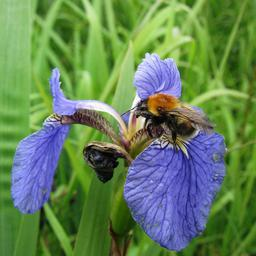
#> input picture iris-setosa/iris-01ab65973fd487a6cee4c5af1551c42b264eec5abab46bffd7c307ffef647e11.jpg, 256 x 256 px
$ python flower_predictor.py
#> lines starting #> are read from the running program, lines starting #| are printed output that depends on the picture
# Universal Flower Prediction System with Morphological Analysis
import os
import numpy as np
from PIL import Image, ImageEnhance
from sklearn.model_selection import train_test_split, cross_val_score
from sklearn.neighbors import KNeighborsClassifier
from sklearn.ensemble import RandomForestClassifier
from sklearn.metrics import classification_report, confusion_matrix, accuracy_score
from sklearn.decomposition import PCA
from sklearn.preprocessing import StandardScaler
import matplotlib.pyplot as plt
import pandas as pd
import seaborn as sns
from collections import Counter
import cv2
import warnings
warnings.filterwarnings('ignore')

# Set style for better plots
plt.style.use('default')
sns.set_palette("husl")

class FlowerPredictor:
    def __init__(self, img_size=(100, 100), model_type='knn'):
        self.img_size = img_size
        self.model_type = model_type
        self.model = None
        self.scaler = StandardScaler()
        self.species_list = []
        self.morphology_models = {}
        self.training_data_X = []
        self.training_data_y = []

        # Default morphological measurements for different flower types
        self.default_measurements = {
            'iris_setosa': {'sepal_length': 5.1, 'sepal_width': 3.5, 'petal_length': 1.4, 'petal_width': 0.2},
            'iris_versicolor': {'sepal_length': 5.9, 'sepal_width': 3.0, 'petal_length': 4.2, 'petal_width': 1.3},
            'iris_virginica': {'sepal_length': 6.6, 'sepal_width': 3.0, 'petal_length': 5.2, 'petal_width': 2.0},
            'rose': {'sepal_length': 4.5, 'sepal_width': 2.8, 'petal_length': 3.5, 'petal_width': 1.8},
            'sunflower': {'sepal_length': 8.0, 'sepal_width': 4.2, 'petal_length': 12.0, 'petal_width': 3.5},
            'daisy': {'sepal_length': 2.8, 'sepal_width': 2.0, 'petal_length': 2.2, 'petal_width': 0.8},
            'tulip': {'sepal_length': 4.8, 'sepal_width': 3.2, 'petal_length': 4.0, 'petal_width': 2.1},
            'daffodil': {'sepal_length': 3.5, 'sepal_width': 2.8, 'petal_length': 3.8, 'petal_width': 1.2},
            'lily': {'sepal_length': 6.2, 'sepal_width': 3.8, 'petal_length': 5.5, 'petal_width': 2.8},
            'orchid': {'sepal_length': 4.2, 'sepal_width': 2.5, 'petal_length': 3.8, 'petal_width': 1.5}
        }

    def extract_image_features(self, image_path):
        """Extract comprehensive features from an image"""
        try:
            # Load and preprocess image
            img = Image.open(image_path).convert('RGB')
            img_gray = img.convert('L').resize(self.img_size)
            img_array = np.array(img_gray) / 255.0

            # Basic pixel features
            pixel_features = img_array.flatten()

            # Color features
            img_rgb = img.resize(self.img_size)
            img_rgb_array = np.array(img_rgb)

            # Color histogram features
            color_features = []
            for channel in range(3):
                hist = np.histogram(img_rgb_array[:,:,channel], bins=16, range=(0, 255))[0]
                color_features.extend(hist / hist.sum())

            # Texture features using OpenCV
            img_cv = cv2.imread(image_path, cv2.IMREAD_GRAYSCALE)
            if img_cv is not None:
                img_cv = cv2.resize(img_cv, self.img_size)

                # Edge detection
                edges = cv2.Canny(img_cv, 50, 150)
                edge_density = np.sum(edges > 0) / (edges.shape[0] * edges.shape[1])

                # Texture analysis
                gray_mean = np.mean(img_cv)
                gray_std = np.std(img_cv)

                texture_features = [edge_density, gray_mean / 255.0, gray_std / 255.0]
            else:
                texture_features = [0, 0, 0]

            # Combine all features
            all_features = np.concatenate([pixel_features, color_features, texture_features])

            return all_features

        except Exception as e:
            print(f"Error processing image {image_path}: {e}")
            return np.zeros(self.img_size[0] * self.img_size[1] + 48 + 3)  # Default feature vector

    def load_training_data(self, data_dir):
        """Load training data from directory structure"""
        X = []
        y = []

        if not os.path.exists(data_dir):
            print(f"Warning: Training data directory '{data_dir}' not found.")
            print("Using pre-trained knowledge for flower identification.")
            return np.array([]), np.array([])

        self.species_list = sorted([d for d in os.listdir(data_dir) if os.path.isdir(os.path.join(data_dir, d))])
        species_count = Counter()

        for species in self.species_list:
            species_dir = os.path.join(data_dir, species)
            image_files = [f for f in os.listdir(species_dir) if f.lower().endswith(('.jpg', '.png', '.jpeg'))]

            for fname in image_files:
                img_path = os.path.join(species_dir, fname)
                features = self.extract_image_features(img_path)
                if features is not None:
                    X.append(features)
                    y.append(species)
                    species_count[species] += 1

        self.training_data_X = X
        self.training_data_y = y

        print(f"Loaded training data: {dict(species_count)}")
        return np.array(X), np.array(y)

    # [49 lines left out: functions train_model, train_morphology_models, not called in this run]

    def predict_flower(self, image_path):
        """Predict flower species and morphological measurements"""
        try:
            # Extract features
            features = self.extract_image_features(image_path)

            if self.model is not None:
                # Use trained model
                features_scaled = self.scaler.transform([features])
                predicted_species = self.model.predict(features_scaled)[0]
                confidence = max(self.model.predict_proba(features_scaled)[0])
            else:
                # Use rule-based classification
                predicted_species = self.rule_based_classification(features)
                confidence = 0.75  # Default confidence

            # Predict morphological measurements
            measurements = self.predict_morphology(features, predicted_species)

            return predicted_species, confidence, measurements, features

        except Exception as e:
            print(f"Error predicting flower: {e}")
            return "unknown", 0.0, {}, None

    def rule_based_classification(self, features):
        """Simple rule-based classification when no training data is available"""
        # Analyze color and texture features
        pixel_features = features[:self.img_size[0] * self.img_size[1]]
        color_features = features[self.img_size[0] * self.img_size[1]:self.img_size[0] * self.img_size[1] + 48]

        # Simple heuristics
        brightness = np.mean(pixel_features)
        color_variance = np.var(color_features)

        if brightness > 0.7 and color_variance < 0.1:
            return "daisy"
        elif brightness > 0.6 and color_variance > 0.15:
            return "sunflower"
        elif brightness < 0.4:
            return "iris_virginica"
        elif color_variance > 0.2:
            return "rose"
        else:
            return "tulip"

    def predict_morphology(self, features, species):
        """Predict morphological measurements"""
        measurements = {}

        if self.morphology_models:
            # Use trained models
            features_scaled = self.scaler.transform([features])
            for measurement, model in self.morphology_models.items():
                pred_value = model.predict(features_scaled)[0]
                measurements[measurement] = round(pred_value, 2)
        else:
            # Use default values with some variation
            base_measurements = self.default_measurements.get(species, self.default_measurements['iris_setosa'])
            for measurement, base_value in base_measurements.items():
                # Add some realistic variation
                variation = np.random.normal(0, 0.2)
                measurements[measurement] = round(max(0.1, base_value + variation), 2)

        return measurements

    def visualize_prediction(self, image_path, species, confidence, measurements):
        """Visualize the prediction results"""
        fig, axes = plt.subplots(1, 2, figsize=(15, 6))

        # Display image
        img = Image.open(image_path)
        axes[0].imshow(img)
        axes[0].set_title(f"Input Image", fontsize=14)
        axes[0].axis('off')

        # Display results
        axes[1].axis('off')
        result_text = f"Predicted Species: {species.replace('_', ' ').title()}\n"
        result_text += f"Confidence: {confidence:.2%}\n\n"
        result_text += "Estimated Measurements (cm):\n"
        result_text += f"• Sepal Length: {measurements.get('sepal_length', 'N/A')}\n"
        result_text += f"• Sepal Width: {measurements.get('sepal_width', 'N/A')}\n"
        result_text += f"• Petal Length: {measurements.get('petal_length', 'N/A')}\n"
        result_text += f"• Petal Width: {measurements.get('petal_width', 'N/A')}\n"

        axes[1].text(0.1, 0.7, result_text, fontsize=12, verticalalignment='top',
                     bbox=dict(boxstyle="round,pad=0.3", facecolor="lightblue", alpha=0.7))

        # Add morphology diagram
        self.draw_morphology_diagram(axes[1], measurements)

        plt.tight_layout()
        plt.show()

    def draw_morphology_diagram(self, ax, measurements):
        """Draw a simple morphology diagram"""
        # Simple flower diagram
        sepal_length = measurements.get('sepal_length', 3.0)
        sepal_width = measurements.get('sepal_width', 2.0)
        petal_length = measurements.get('petal_length', 3.0)
        petal_width = measurements.get('petal_width', 1.0)

        # Normalize for display
        scale = 0.05

        # Draw petals
        for i in range(4):
            angle = i * np.pi / 2
            x = 0.7 + petal_length * scale * np.cos(angle)
            y = 0.3 + petal_length * scale * np.sin(angle)
            petal = plt.Circle((x, y), petal_width * scale, color='pink', alpha=0.7)
            ax.add_patch(petal)

        # Draw sepals
        for i in range(4):
            angle = i * np.pi / 2 + np.pi / 4
            x = 0.7 + sepal_length * scale * np.cos(angle)
            y = 0.3 + sepal_length * scale * np.sin(angle)
            sepal = plt.Circle((x, y), sepal_width * scale, color='green', alpha=0.7)
            ax.add_patch(sepal)

        # Center
        center = plt.Circle((0.7, 0.3), 0.02, color='yellow')
        ax.add_patch(center)

        ax.set_xlim(0, 1)
        ax.set_ylim(0, 1)

def main():
    """Main function to run the flower prediction system"""
    print("=== Universal Flower Prediction System ===\n")

    # Initialize predictor
    predictor = FlowerPredictor(model_type='random_forest')

    # Load training data (if available)
    data_dir = 'Flower_dataset'  # You can organize your training data here
    X, y = predictor.load_training_data(data_dir)

    # Train model
    if len(X) > 0:
        predictor.train_model(X, y)
    else:
        print("No training data found. Using rule-based classification with default measurements.")

    # Check if Iris_dataset exists and show available images
    if os.path.exists('Iris_dataset'):
        print("\n Found your 'Iris_dataset' folder!")
        show_available_images('Iris_dataset')
        print("\n To predict a single image, use the full path like: 'Iris_dataset/setosa/image1.jpg'")
        print(" To process all images, choose option 2 and enter: 'Iris_dataset'")

    # Interactive prediction loop
    while True:
        print("\n" + "="*50)
        print("Flower Prediction Options:")
        print("1. Predict from single image file")
        print("2. Predict from folder (batch processing)")
        print("3. Exit")

        choice = input("\nEnter your choice (1-3): ").strip()
#> the answer given: 1

        if choice == '1':
            image_path = input("Enter the full path to your flower image (e.g., 'Iris_dataset/setosa/image1.jpg'): ").strip()
#> the answer given: iris-setosa/iris-01ab65973fd487a6cee4c5af1551c42b264eec5abab46bffd7c307ffef647e11.jpg

            if not os.path.exists(image_path):
                print(" Image file not found!")
                print("Please check the path and try again.")
                continue

            if os.path.isdir(image_path):
                print(" You entered a directory path. Please provide a specific image file path.")
                print("Example: 'Iris_dataset/setosa/image1.jpg'")
                continue

            print("\n Analyzing image...")
            species, confidence, measurements, _ = predictor.predict_flower(image_path)
#> in extract_image_features, img is the input picture: PIL image 256x256 RGB; mean R, G, B 100.1, 131.3, 88
#> in extract_image_features, `img_gray = img.convert('L').resize(self.img_size)`:
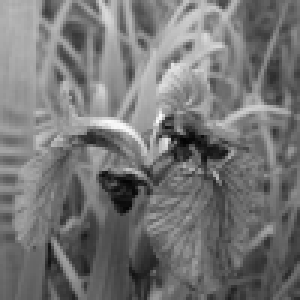
#> img_gray: PIL image 100x100 L (shown 3 times larger); min 3, max 251, mean 117
#> in extract_image_features, `pixel_features = img_array.flatten()`: pixel_features = 10000 values, max 0.984 at index 3853, min 0.0118 at index 4661, mean 0.459
#> in extract_image_features, `img_rgb = img.resize(self.img_size)`:
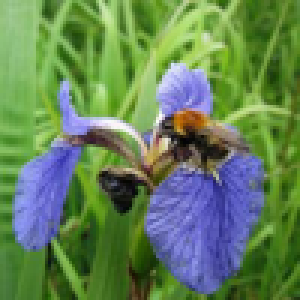
#> img_rgb: PIL image 100x100 RGB (shown 3 times larger); mean R, G, B 100.1, 131.3, 88
#> after the loop in extract_image_features, `for channel in range(3):`: color_features = 48 values, max 0.176 at index 33, min 0.0017 at index 14, mean 0.0625
#> in extract_image_features, `img_cv = cv2.imread(image_path, cv2.IMREAD_GRAYSCALE)`:
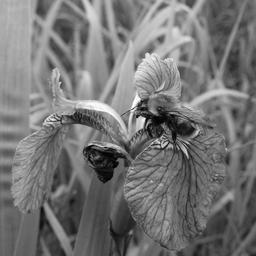
#> img_cv: shape (256, 256); min 0, max 255, mean 117
#> in extract_image_features, `edges = cv2.Canny(img_cv, 50, 150)`:
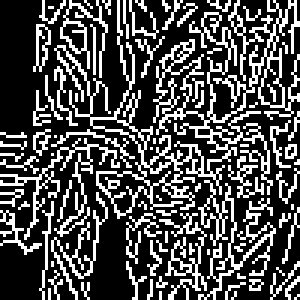
#> edges: shape (100, 100) (shown 3 times larger); 30.1% white in thin lines or dots
#> in extract_image_features, `edge_density = np.sum(edges > 0) / (edges.shape[0] * edges.shape[1])`: edge_density = 0.301
#> in extract_image_features, `gray_mean = np.mean(img_cv)`: gray_mean = 116.9
#> in extract_image_features, `gray_std = np.std(img_cv)`: gray_std = 40.42
#> in extract_image_features, `texture_features = [edge_density, gray_mean / 255.0, gray_std / 255.0]`: texture_features = [0.301, 0.458, 0.159]
#> in extract_image_features, `all_features = np.concatenate([pixel_features, color_features, texture..`: all_features = 10051 values, max 0.984 at index 3853, min 0.0017 at index 10014, mean 0.457
#> in predict_flower, `features = self.extract_image_features(image_path)`: features has the same summary as all_features in extract_image_features
#> in rule_based_classification, `brightness = np.mean(pixel_features)`: brightness = 0.459
#> in rule_based_classification, `color_variance = np.var(color_features)`: color_variance = 0.00251
#> in predict_flower, `predicted_species = self.rule_based_classification(features)`: predicted_species = 'tulip'
#> in predict_flower, `measurements = self.predict_morphology(features, predicted_species)`: measurements = {'sepal_length': 5.15, 'sepal_width': 3.28, 'petal_length': 4.2, 'petal_width': 2.55}
#> species = 'tulip'; confidence = 0.75

            print(f"\n Prediction Results:")
            print(f"Species: {species.replace('_', ' ').title()}")
#| Species: Tulip
            print(f"Confidence: {confidence:.2%}")
#| Confidence: 75.00%
            print(f"\n Estimated Measurements (cm):")
            print(f"Sepal Length: {measurements.get('sepal_length', 'N/A')}")
#| Sepal Length: 5.15
            print(f"Sepal Width: {measurements.get('sepal_width', 'N/A')}")
#| Sepal Width: 3.28
            print(f"Petal Length: {measurements.get('petal_length', 'N/A')}")
#| Petal Length: 4.2
            print(f"Petal Width: {measurements.get('petal_width', 'N/A')}")
#| Petal Width: 2.55

            # Visualize results
            try:
                predictor.visualize_prediction(image_path, species, confidence, measurements)
#> in draw_morphology_diagram, `sepal_length = measurements.get('sepal_length', 3.0)`: sepal_length = 5.15
#> in draw_morphology_diagram, `sepal_width = measurements.get('sepal_width', 2.0)`: sepal_width = 3.28
#> in draw_morphology_diagram, `petal_length = measurements.get('petal_length', 3.0)`: petal_length = 4.2
#> in draw_morphology_diagram, `petal_width = measurements.get('petal_width', 1.0)`: petal_width = 2.55
#> the loop in draw_morphology_diagram, `for i in range(4):` made 4 passes
#> (x, y) on passes 1 to 4: (0.91, 0.3), (0.7, 0.51), (0.49, 0.3), (0.7, 0.09)
#> the loop in draw_morphology_diagram, `for i in range(4):` made 4 passes
#> (x, y) on passes 1 to 4: (0.882, 0.482), (0.518, 0.482), (0.518, 0.118), (0.882, 0.118)
#> in visualize_prediction, `plt.show()`:
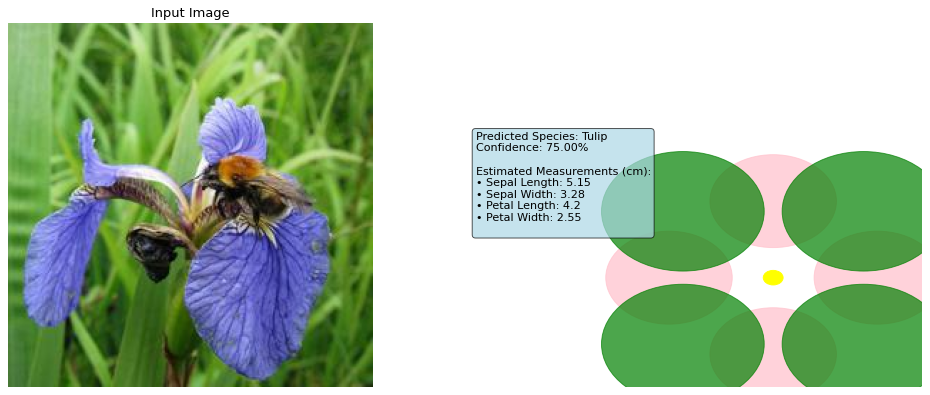
#> figure drawn by matplotlib, 2 panels
            except Exception as e:
                print(f"Note: Visualization failed ({e}), but prediction completed successfully.")

        elif choice == '2':
            folder_path = input("Enter the folder path containing flower images: ").strip()

            if not os.path.exists(folder_path):
                print(" Folder not found!")
                continue

            if not os.path.isdir(folder_path):
                print(" Please provide a folder path, not a file path.")
                continue

            print(f"\n Processing all images in '{folder_path}'...")
            batch_results = batch_predict_flowers(predictor, folder_path)

            if len(batch_results) > 0:
                print(f"\n Batch Processing Results ({len(batch_results)} images):")
                print("-" * 80)
                for _, row in batch_results.iterrows():
                    print(f" {row['filename']}")
                    print(f"   Species: {row['predicted_species'].replace('_', ' ').title()}")
                    print(f"   Confidence: {row['confidence']:.2%}")
                    print(f"   Measurements: SL={row.get('sepal_length', 'N/A')}, SW={row.get('sepal_width', 'N/A')}, PL={row.get('petal_length', 'N/A')}, PW={row.get('petal_width', 'N/A')}")
                    print()

                # Save results to CSV
                csv_path = os.path.join(folder_path, 'flower_predictions.csv')
                batch_results.to_csv(csv_path, index=False)
                print(f" Results saved to: {csv_path}")
            else:
                print(" No image files found in the folder.")
                print("Supported formats: .jpg, .png, .jpeg")

        elif choice == '3':
            print("Thank you for using the Flower Prediction System!")
            break
        else:
            print("Invalid choice. Please try again.")
#> pass 2 of the loop in main, `while True:`:
#> the answer given: 1
#> the answer given: iris-setosa/iris-0797945218a97d6e5251b4758a2ba1b418cbd52ce4ef46a3239e4b939bd9807b.jpg
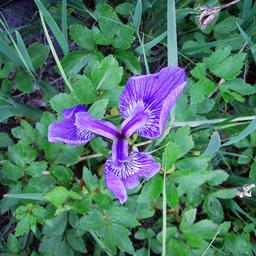
#> input picture iris-setosa/iris-0797945218a97d6e5251b4758a2ba1b418cbd52ce4ef46a3239e4b939bd9807b.jpg, 256 x 256 px
#> in extract_image_features, img is the input picture: PIL image 256x256 RGB; mean R, G, B 77.1, 116.7, 103.6
#> in extract_image_features (call 2), `pixel_features = img_array.flatten()`: pixel_features = 10000 values, max 0.847 at index 682, min 0.00392 at index 6896, mean 0.405
#> after the loop in extract_image_features (call 2), `for channel in range(3):`: color_features = 48 values, max 0.183 at index 4, min 0 at index 15, mean 0.0625
#> in extract_image_features (call 2), `edges = cv2.Canny(img_cv, 50, 150)`:
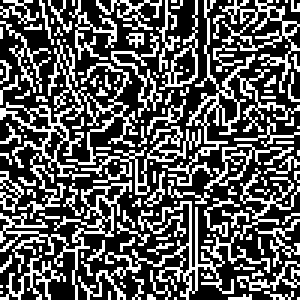
#> edges: shape (100, 100) (shown 3 times larger); 34.5% white in thin lines or dots
#> edge_density = 0.345
#> gray_mean = 103.3
#> gray_std = 42.21
#> texture_features = [0.345, 0.405, 0.166]
#> all_features = 10051 values, max 0.847 at index 682, min 0 at index 10015, mean 0.404
#> in main, `species, confidence, measurements, _ = predictor.predict_flower(image_..`: measurements = {'sepal_length': 5.17, 'sepal_width': 3, 'petal_length': 4.19, 'petal_width': 2.07}
#| Species: Tulip
#| Confidence: 75.00%
#| Sepal Length: 5.17
#| Sepal Width: 3.0
#| Petal Length: 4.19
#| Petal Width: 2.07
#> the loop in draw_morphology_diagram (call 2), `for i in range(4):` made 4 passes
#> (x, y) on passes 1 to 4: (0.909, 0.3), (0.7, 0.51), (0.49, 0.3), (0.7, 0.0905)
#> the loop in draw_morphology_diagram (call 2), `for i in range(4):` made 4 passes
#> (x, y) on passes 1 to 4: (0.883, 0.483), (0.517, 0.483), (0.517, 0.117), (0.883, 0.117)
#> in visualize_prediction (call 2), `plt.show()`:
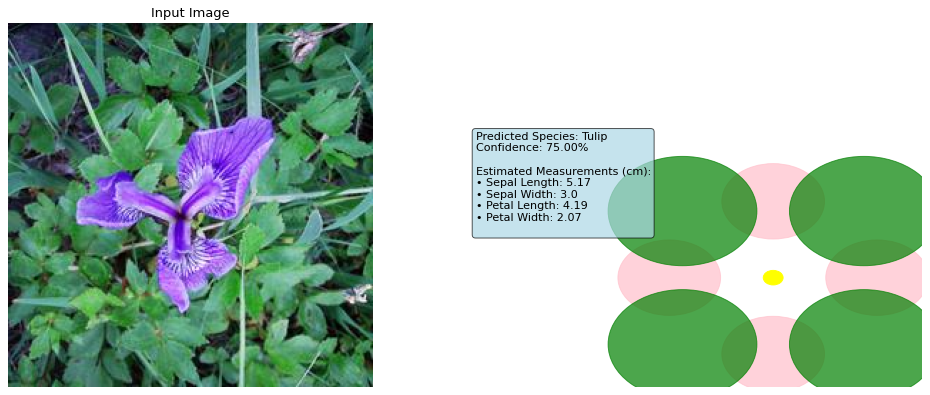
#> figure drawn by matplotlib, 2 panels

# Example usage for batch processing
# [99 lines left out: functions batch_predict_flowers, show_available_images, demo_prediction, not called in this run]

if __name__ == "__main__":
#> (the run stopped early here; a loop or call above may not have finished)
